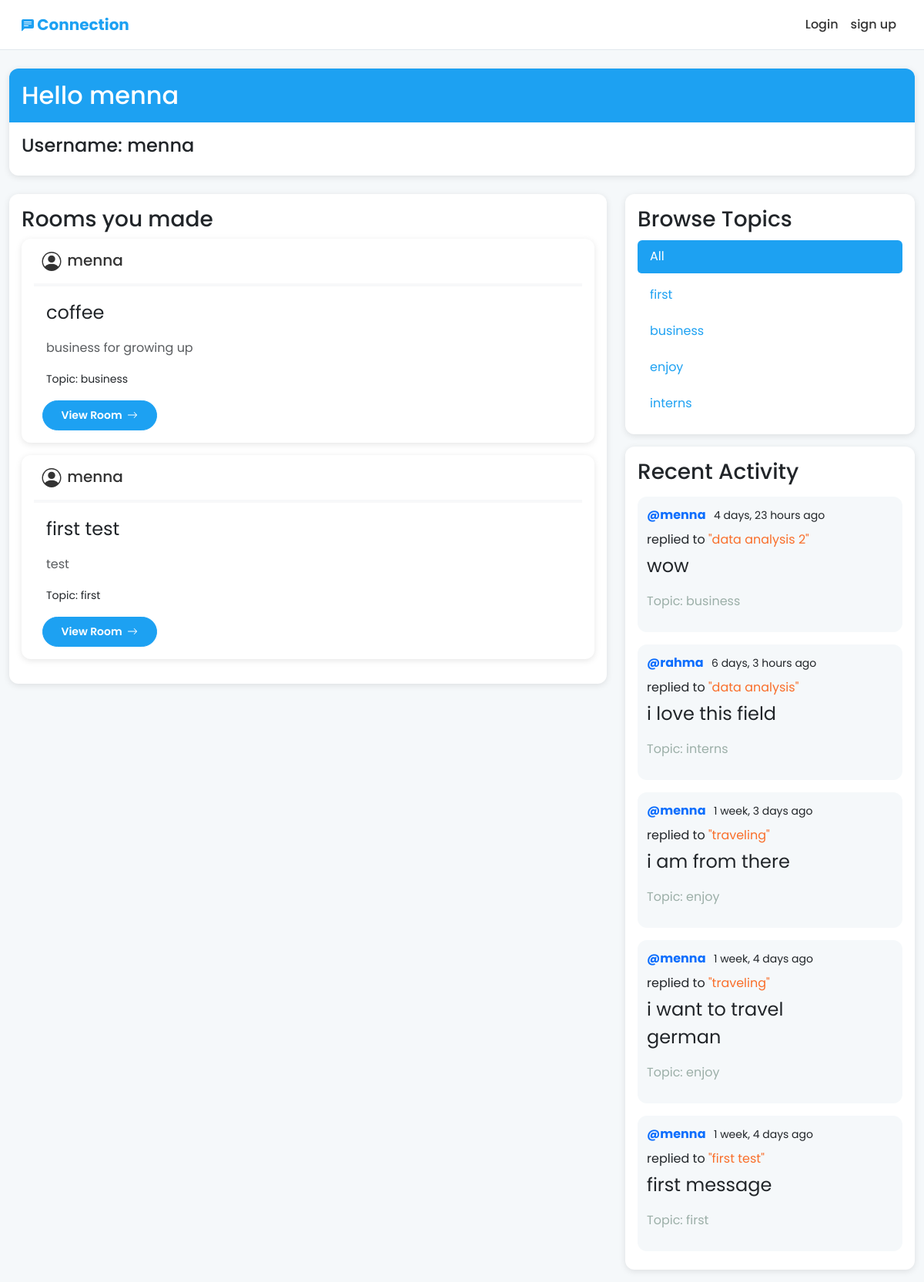
/accounts/profile/menna, run on an earlier commit of the app's database.
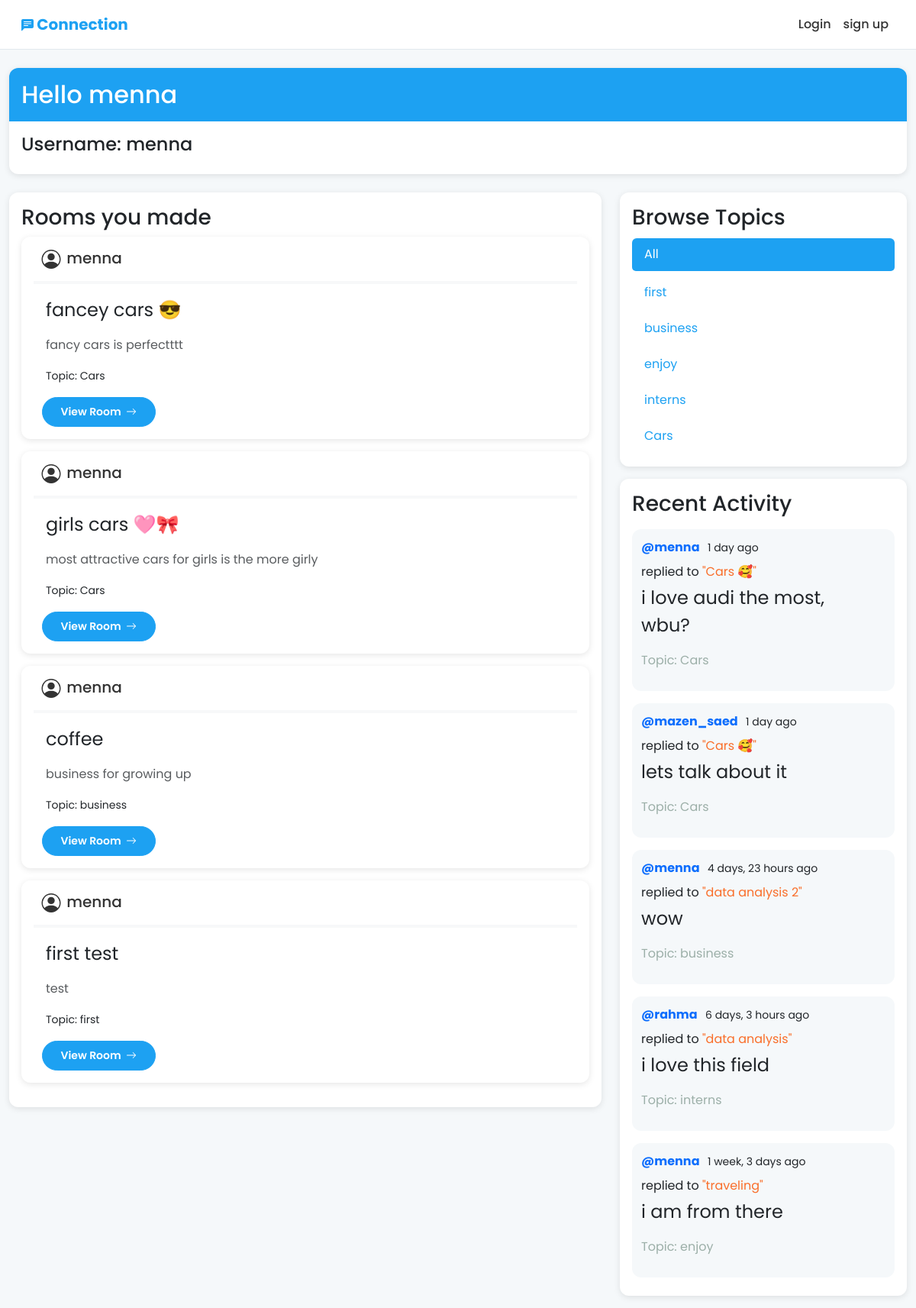
And on a later commit of the database.
### activities/models.py (models this page shows, shortened)
class Room(models.Model):
    host = models.ForeignKey(User, on_delete=models.SET_NULL, null=True)
    topic = models.ForeignKey(Topic, on_delete=models.SET_NULL, null=True)
    name = models.CharField(max_length=200)
    description = models.TextField(null=True, blank=True)
    participants = models.ManyToManyField(User, related_name='participants', blank=True)
    updated = models.DateTimeField(auto_now=True)
    created = models.DateTimeField(auto_now_add=True)
    class Meta:
        ordering = ['-updated', '-created']
    def __str__(self):
        return self.name

class Topic(models.Model):
    name = models.CharField(max_length=200, unique=True)
    def __str__(self):
        return self.name

class Message(models.Model):
    user = models.ForeignKey(User, on_delete=models.CASCADE)
    room = models.ForeignKey(Room, on_delete=models.CASCADE)
    body = models.TextField()
    updated = models.DateTimeField(auto_now=True)
    created = models.DateTimeField(auto_now_add=True)
    class Meta:
        ordering = ['-updated', '-created']

### users/views.py (the view)
# urls.py: path('profile/<str:username>', views.userProfile, name='user-profile'),
def userProfile(request,username):
    user = User.objects.get(username=username)
    rooms = user.room_set.all()
    room_message = user.message_set.all()
    topics = Topic.objects.all()
    context = {'user':user, 'rooms':rooms, 'room_message':room_message, 'topics':topics}
    return render(request, 'users/profile.html', context)

### activities/templatetags/activity_tags.py (called while the page is built)
@register.inclusion_tag('activities/topics_component.html')
def topics_list():
    topics = Topic.objects.all()
    return {'topics': topics}

@register.inclusion_tag('activities/activity_component.html')
def recent_activity():
    messages = Message.objects.all()[:5]
    return {'messages': messages}

### users/templates/users/profile.html
{% extends 'main.html' %}
{% load widget_tweaks activity_tags %}
{% block content %}
<div class="row justify-content-center">
    <div class="col-md-12">
        <div class="card">
            <div class="profile-header">
                <h2 class="mb-0">Hello {{ user.username }}</h2>
            </div>
            <div class="card-body">
                <div class="username">
                    <h4>Username: {{user.username}}</h4>
                </div>
            </div>
        </div>
    </div>
    <div class="col-md-8">
        <div class="card">
            <div class="card-body">
                <h3>Rooms you made</h3>
                {% include 'activities/feed_component.html' with rooms=rooms %}
            </div>
        </div>
    </div>
    <div class="col-md-4">
        <div>
            {% topics_list %}
            {% recent_activity %}
        </div>
    </div>
</div>
{% endblock %}

### templates/main.html (shortened to what this page needs)
<!DOCTYPE html>
<html lang="en">
<head>
    <link href="https://cdn.jsdelivr.net/npm/bootstrap@5.3.3/dist/css/bootstrap.min.css" rel="stylesheet">
    <link href="https://cdn.jsdelivr.net/npm/bootstrap-icons@1.10.5/font/bootstrap-icons.css" rel="stylesheet">
    {% load static %}
    <link rel="stylesheet" href="{% static 'css/style.css' %}">
</head>
<body>
    <nav class="navbar navbar-expand-lg">
        <div class="container">
            <a class="navbar-brand" href="{% url 'home' %}">
                <span>Connection</span>
            </a>
            <div class="collapse navbar-collapse" id="navbarNav">
                <ul class="navbar-nav ms-auto">
                    {% if request.user.is_authenticated %}
                        <li class="nav-item">
                            <span class="nav-link">Hello {{ request.user }}</span>
                        </li>
                        <li class="nav-item">
                                <a href="{% url 'users:user-profile' request.user.username %}"
                                class="nav-link"
                                >Your profile</a>
                        </li>
                        <li class="nav-item L">
                            <a class="nav-link" href="{% url 'users:logout' %}">Logout</a>
                        </li>
                    {% else %}
                        <li class="nav-item">
                            <a class="nav-link" href="{% url 'users:login' %}">Login</a>
                        </li>
                        <li class="nav-item">
                            <a class="nav-link" href="{% url 'users:register' %}">sign up</a>
                        </li>
                    {% endif %}
                </ul>
            </div>
        </div>
    </nav>
    <div class="container mt-4">
        {% block content %}
        {% endblock %}
    </div>
</body>
</html>

### activities/templates/activities/feed_component.html (shortened to what this page needs)
{% for room in rooms %}
<div class="card room-card mb-3">
    <div class="card-body">
        <div class="d-flex justify-content-between align-items-center ms-2">
            <h5 class="card-title mb-0">
                <a
                href="{% url 'users:user-profile' room.host %}"
                class="nav-link link-underline link-underline-opacity"
                >
                {{ room.host }}
                </a>
            </h5>
        </div>
        <hr class="border border-2 opacity-62">
        <div class="ms-3" id="more-content">
            <p class="card-text mt-3 fs-4">{{ room.name }}</p>
            <p class="card-text text-muted">{{ room.description|truncatewords:20 }}</p>
            <p class="card-text"><small>Topic: {{ room.topic.name }}</small></p>
            <a href="{% url 'room' room.id %}" class="icon-link icon-link-hover btn btn-primary btn-sm" style="margin: 0 -5.5px;">
                View Room
                <svg xmlns="http://www.w3.org/2000/svg" class="bi" viewBox="0 0 16 16" aria-hidden="true">
                    <path d="M1 8a.5.5 0 0 1 .5-.5h11.793l-3.147-3.146a.5.5 0 0 1 .708-.708l4 4a.5.5 0 0 1 0 .708l-4 4a.5.5 0 0 1-.708-.708L13.293 8.5H1.5A.5.5 0 0 1 1 8z"/>
                </svg>
            </a>
        </div>
    </div>
</div>
{% empty %}
<p>No rooms found.</p>
{% endfor %}

### activities/templates/activities/topics_component.html (shortened to what this page needs)
<div class="card mb-3">
    <div class="card-body">
        <h3 class="card-title">Browse Topics</h3>
        <ul class="list-group">
            <li
            class="
            list-group-item list-group-item-action
            {% if not request.GET.q %}active{% endif %}
            "
            aria-current="{% if not request.GET.q %}true{% else %}false{% endif %}
            "
            style="margin-bottom: 4px;"
            >
                <a href="{% url 'home' %}">All</a>
            </li>
            {% for topic in topics %}
                <li
                class="
                list-group-item list-group-item-action
                "
                aria-current="{% if request.GET.q == topic.name %}true{% else %}false{% endif %}">
                    <a href="?q={{ topic.name }}">{{ topic.name }}</a>
                </li>
            {% endfor %}
        </ul>
    </div>
</div>

### activities/templates/activities/activity_component.html (shortened to what this page needs)
<div class="card card-activity mb-3">
    <div class="card-body">
        <h3 class="card-title">Recent Activity</h3>
        {% for message in messages %}
            <div class="message mt-3">
                <div class="d-flex justify-content-between align-items-center">
                    <p class="mb-0">
                        <strong style="margin-right: 7px;">
                            <a class="link-offset-2 link-underline link-underline-opacity-0" href="{% url 'users:user-profile' message.user.username %}">@{{ message.user }}</a>
                        </strong>
                        <small>
                            {{ message.created|timesince }} ago
                        </small>
                    </p>
                </div>
                <p class="mt-2 mb-0">
                    replied to <a
                    href="{% url 'room' message.room.id %}"
                    class="link-underline link-underline-opacity-0"
                    style="color: #F96E2A"
                    >"{{ message.room }}"</a>
                </p>
                <p class="mt-1 fs-4" style="width: 75%;">{{ message.body }}</p>
                <p class="" style="color: #9cafa8;">Topic: {{ message.room.topic }}</p>
            </div>
        {% empty %}
            <p>No recent activity.</p>
        {% endfor %}
    </div>
</div>

### static/css/style.css (style rules this page uses)
html { scroll-behavior: smooth; }
body { font-family: 'Poppins', sans-serif; background-color: #F5F8FA; color: #333333; }
.container { max-width: 1200px; }
.navbar { background-color: #FFFFFF; border-bottom: 1px solid #E1E8ED; padding: 0.75rem 1rem; }
.navbar-brand { font-weight: 700; color: #1DA1F2; }
.nav-link { color: #333333; font-weight: 500; }
.card { border: none; border-radius: 12px; box-shadow: 0 2px 8px rgba(0, 0, 0, 0.1); background-color: #FFFFFF; margin-bottom: 1.5rem; }
.btn-primary { background-color: #1DA1F2; border-color: #1DA1F2; border-radius: 20px; padding: 0.5rem 1.5rem; font-weight: 600; transition: background-color 0.2s; }
.room-card { transition: transform 0.2s; }
.message { background-color: #F5F8FA; border-radius: 12px; padding: 0.75rem; margin-bottom: 0.5rem; }
.list-group-item { border: none; border-radius: 5px; margin: 2px 0; padding: 0.6rem 1rem; background-color: #FFFFFF; color: #1DA1F2; }
.list-group-item.active { background-color: #1DA1F2; color: #FFFFFF; }
.list-group-item a { text-decoration: none; color: #1DA1F2; display: block; width: 100%; height: 100%; }
.list-group-item.active a { color: #FFFFFF; }
.profile-header { background-color: #1DA1F2; color: #FFFFFF; padding: 1rem; border-radius: 12px 12px 0 0; }
#more-content { scroll-margin-top: 5.3rem; }

What changed in the data, as far as the page shows it:
no longer on this page (row unchanged): Message: user "menna", created "1 week, 4 days", room "traveling", body "i want to travel german", room.topic "enjoy"
no longer on this page (row unchanged): Message: user "menna", created "1 week, 4 days", room "first test", body "first message", room.topic "first"
added Room: host "menna", name "fancey cars 😎", description "fancy cars is perfectttt", topic.name "Cars"
added Room: host "menna", name "girls cars 🩷🎀", description "most attractive cars for girls is the more girly", topic.name "Cars"
added Topic: name "Cars"
added Message: user "menna", created "1 day", room "Cars 🥰", body "i love audi the most, wbu?", room.topic "Cars"
added Message: user "mazen_saed", created "1 day", room "Cars 🥰", body "lets talk about it", room.topic "Cars"
